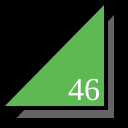
Frame 1 (no input)
Frame 60 (no input): identical to frame 1, image omitted
Frame 120 (the mouse pressed at the canvas centre since frame 60): identical to frame 1, image omitted

The p5.js sketch that drew this single still picture (run headless with seeded random() and noise() and a simulated clock; from frame 60 on, the mouse is pressed at the canvas centre):

// p5.js sketch
// ── sketch.js
function setup() {
  createCanvas(128,128);
}

function draw() {
  background(0);
  strokeWeight(4);
  fill(100, 100, 100);
  triangle(12,120,116,120,116,10);
  fill(94, 185, 84);
  triangle(0,108,106,108,106,0);
  fill(255);
  textSize(32);
  textFont("serif");
  text("46", 68, 100);
}
